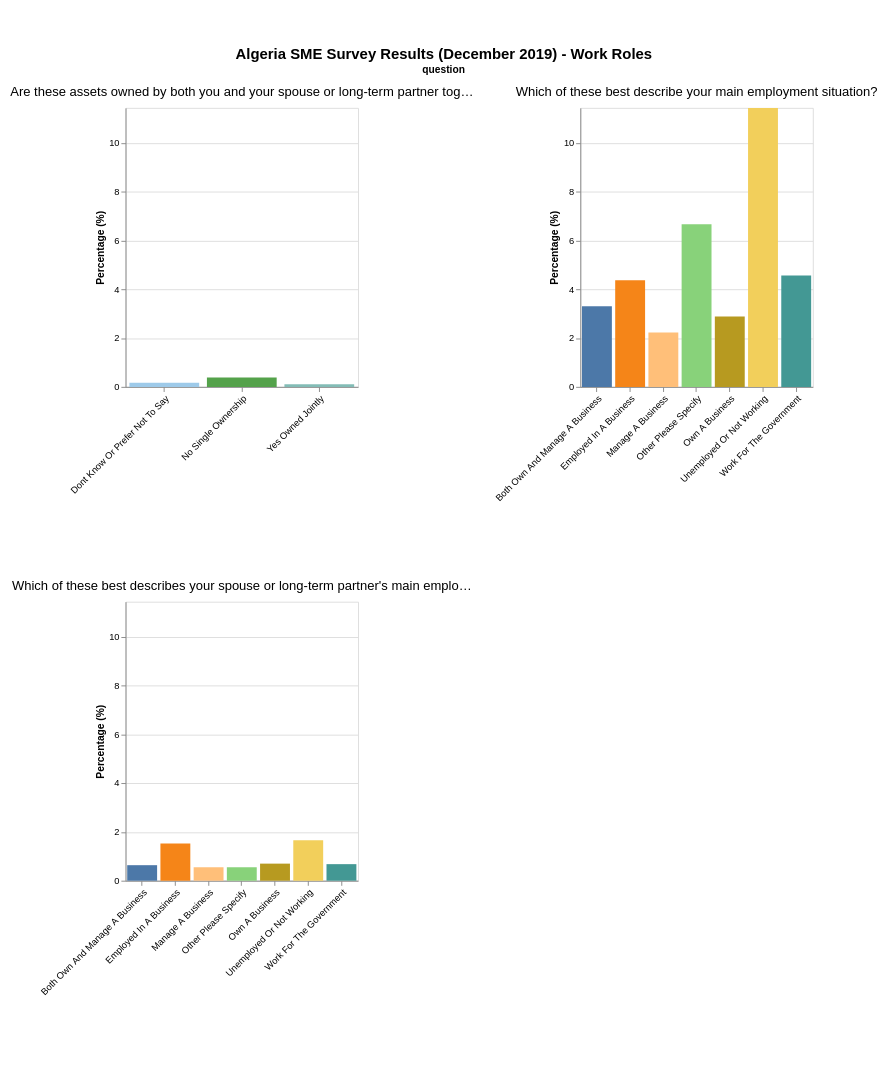

The notebook cell saved with this chart:
### Markdown cell above
## Work Roles

### Code cell
chart = create_category_chart('Work Roles', combined_df)
display(chart)

### Figure 1 — Vega-Lite specification as saved in the notebook (floating-point values rounded to 4 significant figures)
{"config": {"view": {"continuousWidth": 300, "continuousHeight": 300}, "padding": {"left": 10, "right": 10, "top": 50, "bottom": 100}}, "data": {"name": "data-6dbe3dbc28c4b9629a26dbb79125a9dd"}, "facet": {"field": "question", "header": {"labelFontSize": 14, "labelLimit": 500, "titleOrient": "top"}, "type": "nominal"}, "spec": {"mark": {"type": "bar"}, "encoding": {"color": {"field": "response", "legend": null, "scale": {"scheme": "tableau20"}, "type": "nominal"}, "tooltip": [{"field": "question", "title": "Question", "type": "nominal"}, {"field": "response", "title": "Response", "type": "nominal"}, {"field": "value", "format": ".1f", "title": "Percentage", "type": "quantitative"}], "x": {"axis": {"labelAlign": "right", "labelAngle": -45, "labelLimit": 200}, "field": "response", "title": null, "type": "nominal"}, "y": {"field": "value", "scale": {"domain": [0, 11.45]}, "title": "Percentage (%)", "type": "quantitative"}}, "height": 300, "width": 250}, "columns": 2, "resolve": {"scale": {"x": "independent", "y": "independent"}}, "spacing": {"row": 80, "column": 20}, "title": {"text": "Algeria SME Survey Results (December 2019) - Work Roles", "fontSize": 16, "fontWeight": "bold", "anchor": "middle"}, "$schema": "https://vega.github.io/schema/vega-lite/v6.1.0.json", "datasets": {"data-6dbe3dbc28c4b9629a26dbb79125a9dd": [{"category": "Work Roles", "question": "Which of these best describe your main employment situation?", "response": "Unemployed Or Not Working", "value": 11.45}, {"category": "Work Roles", "question": "Which of these best describe your main employment situation?", "response": "Other Please Specify", "value": 6.668}, {"category": "Work Roles", "question": "Which of these best describe your main employment situation?", "response": "Employed In A Business", "value": 4.375}, {"category": "Work Roles", "question": "Which of these best describe your main employment situation?", "response": "Own A Business", "value": 2.888}, {"category": "Work Roles", "question": "Which of these best describe your main employment situation?", "response": "Work For The Government", "value": 4.566}, {"category": "Work Roles", "question": "Which of these best describe your main employment situation?", "response": "Manage A Business", "value": 2.23}, {"category": "Work Roles", "question": "Which of these best describe your main employment situation?", "response": "Both Own And Manage A Business", "value": 3.313}, {"category": "Work Roles", "question": "Which of these best describes your spouse or long-term partner's main\nemployment situation?", "response": "Employed In A Business", "value": 1.529}, {"category": "Work Roles", "question": "Which of these best describes your spouse or long-term partner's main\nemployment situation?", "response": "Unemployed Or Not Working", "value": 1.656}, {"category": "Work Roles", "question": "Which of these best describes your spouse or long-term partner's main\nemployment situation?", "response": "Both Own And Manage A Business", "value": 0.6371}, {"category": "Work Roles", "question": "Which of these best describes your spouse or long-term partner's main\nemployment situation?", "response": "Work For The Government", "value": 0.6795}, {"category": "Work Roles", "question": "Which of these best describes your spouse or long-term partner's main\nemployment situation?", "response": "Own A Business", "value": 0.7008}, {"category": "Work Roles", "question": "Which of these best describes your spouse or long-term partner's main\nemployment situation?", "response": "Manage A Business", "value": 0.5521}, {"category": "Work Roles", "question": "Which of these best describes your spouse or long-term partner's main\nemployment situation?", "response": "Other Please Specify", "value": 0.5521}, {"category": "Work Roles", "question": "Are these assets owned by both you and your spouse or long-term\npartner together?", "response": "Dont Know Or Prefer Not To Say", "value": 0.1699}, {"category": "Work Roles", "question": "Are these assets owned by both you and your spouse or long-term\npartner together?", "response": "Yes Owned Jointly", "value": 0.1062}, {"category": "Work Roles", "question": "Are these assets owned by both you and your spouse or long-term\npartner together?", "response": "No Single Ownership", "value": 0.3822}]}}
